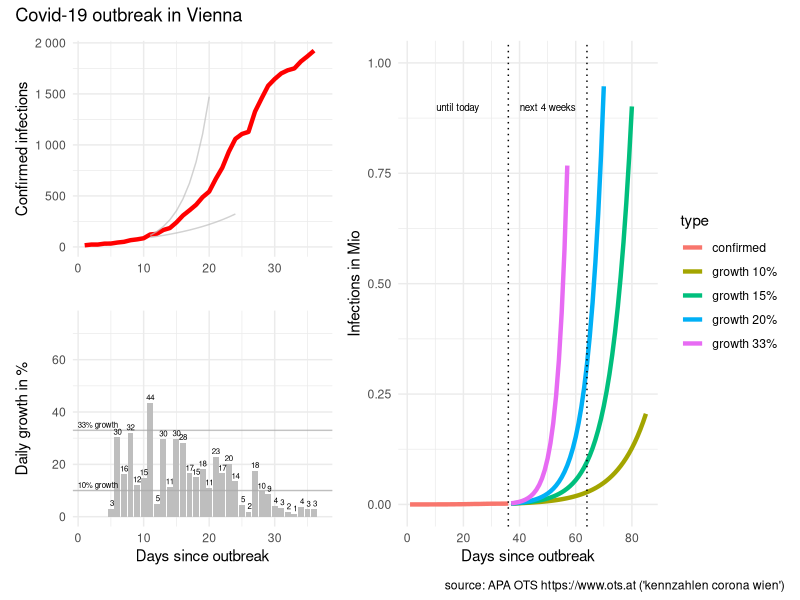
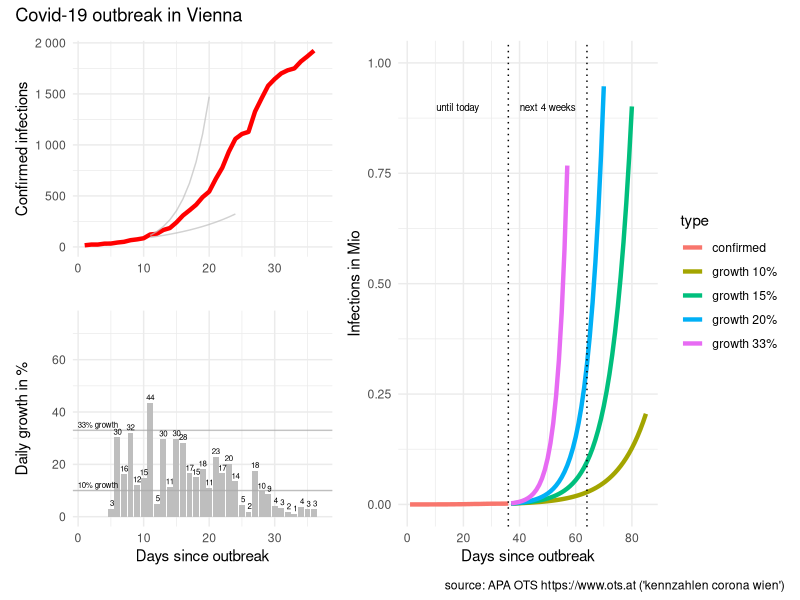

R code for these plots, in order:
# packages
library(tidyverse)
library(scales)
library(patchwork)

# reported infections
# source: APA OTS (https://www.ots.at)
# keywords: "kennzahlen corona wien"
infected <- c(
   16, #"2020-03-05"
   23, #"2020-03-06"
   23, #"2020-03-07"
   32, #"2020-03-08"
   33, #"2020-03-09"
   43, #"2020-03-10"
   50, #"2020-03-11"
   66, #"2020-03-12"
   74, #"2020-03-13"
   85, #"2020-03-14"
  122, #"2020-03-15"
  128, #"2020-03-16"
  166, #"2020-03-17"
  185, #"2020-03-18"
  240, #"2020-03-19"
  308, #"2020-03-20"
  359, #"2020-03-21"
  413, #"2020-03-22"
  488, #"2020-03-23"
  542, #"2020-03-24"
  666, #"2020-03-25"
  776, #"2020-03-26"
  933, #"2020-03-27"
 1059, #"2020-03-28"
 1107, #"2020-03-29"
 1128, #"2020-03-30"
 1327, #"2020-03-31"
 1456, #"2020-04-01"
 1580, #"2020-04-02"
 1646, #"2020-04-03"
 1701, #"2020-04-04"
 1732, #"2020-04-05" 
 1750, #"2020-04-06"
 1818, #"2020-04-07"
 1869, #"2020-04-08"
 1924
)

# prepare data
data <- tibble(infected = infected)

data <- data %>% 
  mutate(type = "confirmed",
         day = row_number()) %>% 
  arrange(day) %>% 
  mutate(new_abs = infected - lag(infected),
         new_pct = new_abs / lag(infected) * 100)

# predict
predict_corona <- function(data, infection_rate, days)  {
  
  future <- seq(from = max(data$day) + 1, to = max(data$day)+days-1)
  infected_all <- NULL
  infected_act <- max(data$infected)
  infected_predict <- NULL
  for (i in seq_along(future))  {
    infected_act <- infected_act * infection_rate
    infected_all <- c(infected_all, infected_act)
  }
  
  data2 <- tibble(type = paste0("growth ", (infection_rate-1)*100,"%"),
                  day = future, 
                  infected = infected_all)
  data2
  
} # predict_corona

# predict for different growth
predict_days <- 50 #57

data_50 <- data %>% 
  predict_corona(infection_rate = 1.50, days = predict_days)

data_40 <- data %>% 
  predict_corona(infection_rate = 1.40, days = predict_days)

data_33 <- data %>% 
  predict_corona(infection_rate = 1.33, days = predict_days)

data_20 <- data %>% 
  predict_corona(infection_rate = 1.20, days = predict_days)

data_15 <- data %>% 
  predict_corona(infection_rate = 1.15, days = predict_days)

data_10 <- data %>% 
  predict_corona(infection_rate = 1.10, days = predict_days)

# combine dataset
data_plot <- data %>% 
  bind_rows(data_33, data_20, data_15, data_10)


# visualise data
# infected
last_day <- length(data$infected)
p0 <- data_plot %>% 
  mutate(infected_M = infected / 1000000) %>%
  ggplot(aes(day, infected_M, color = type)) + 
  geom_line(size = 1.5) +
  geom_vline(xintercept = c(last_day, last_day + 28), 
             linetype = "dotted") +
  ylim(0,1) +
  xlab("Days since outbreak") +
  ylab("Infections in Mio") + 
  #ggtitle("Covid-19 outbreak in Vienna") +
  theme_minimal()+
  annotate("text", last_day/2, 0.9, 
           label = "until today", size = 2.5) +
  annotate("text", last_day+14, 0.9, 
           label = "next 4 weeks", size = 2.5)

#############################################

# data for reference line 33% growth (Austria)
data_line_start <- tibble(
  day = 10,
  infected = 85
)

# predict 10%/33% growth (days since 50 cases)
data_line10 <- predict_corona(
  data_line_start,
  infection_rate = 1.10,
  days = 15)

data_line33 <- predict_corona(
  data_line_start,
  infection_rate = 1.33,
  days = 15)

# infected
p1 <- data %>% 
  mutate(infected_M = infected / 1000000) %>% 
  ggplot(aes(day, infected)) + 
  geom_line(size = 1.5, color = "red") +
  geom_line(data = data_line10, 
            aes(day,infected), color = "grey", alpha = 0.7) +
  geom_line(data = data_line33, 
            aes(day,infected), color = "grey", alpha = 0.7) +
  xlim(c(1,length(infected)+1)) +
  #ylim(0,max(infected)) +
  scale_y_continuous(labels=function(x) format(x, big.mark = " ", scientific = FALSE),
                     limits=c(0,max(infected)) ) +
  #  xlab("Days since outbreak") +
  xlab("") +
  ylab("Confirmed infections") + 
#  ggtitle("Covid-19 outbreak in Vienna") +
  theme_minimal()
  
# daily growth infected
p2 <- data %>% 
  filter(day >= 5) %>% 
  ggplot(aes(day, new_pct)) +
  geom_col(fill = "grey") +
  geom_hline(yintercept = 10, color = "darkgrey", alpha = 0.7) +
  geom_hline(yintercept = 33, color = "darkgrey", alpha = 0.7) +
  geom_text(aes(day, new_pct, 
                label = paste0(format(new_pct, digits=1))),
            size = 2, vjust = "bottom", nudge_y = 1) +
  xlim(c(1,length(infected)+1)) +
  ylim(c(0,75)) +
  xlab("Days since outbreak") +
  ylab("Daily growth in %") + 
#  ggtitle("Covid-19 outbreak in Vienna") +
  theme_minimal() +
  annotate("text", 3, 10+1, 
           label = "10% growth",
           size = 2,vjust = "bottom")  +
  annotate("text", 3, 33+1, 
           label = "33% growth",
           size = 2,vjust = "bottom") 
  

# combine plots
p <- ((p1 / p2) | p0) + plot_annotation('Covid-19 outbreak in Vienna',
                            caption = "source: APA OTS https://www.ots.at ('kennzahlen corona wien')")
# plot
p

# save plot
p %>% ggsave(filename = "covid-19-vienna.png", 
             device = "png",
             width = 7, height = 4)
